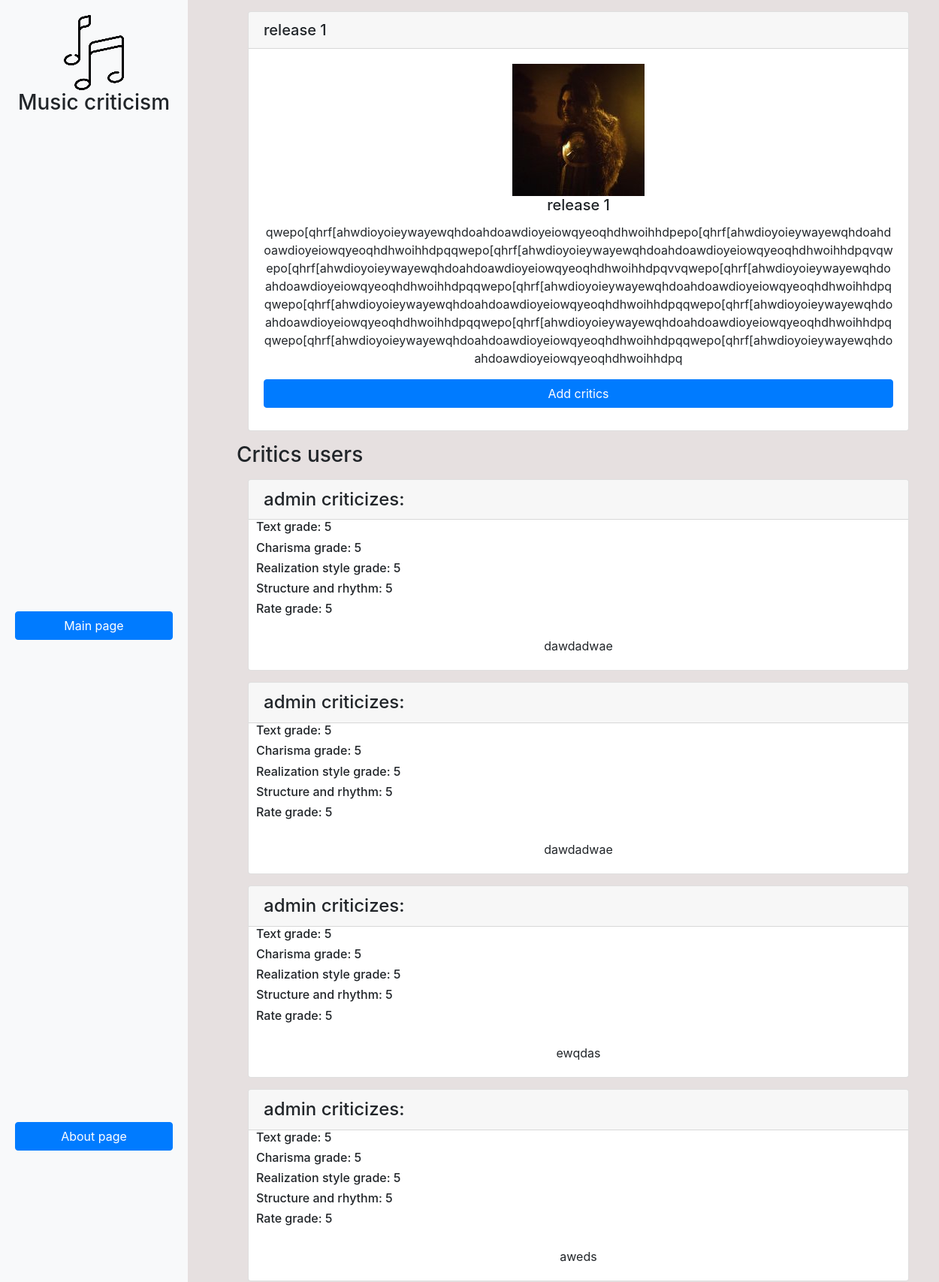
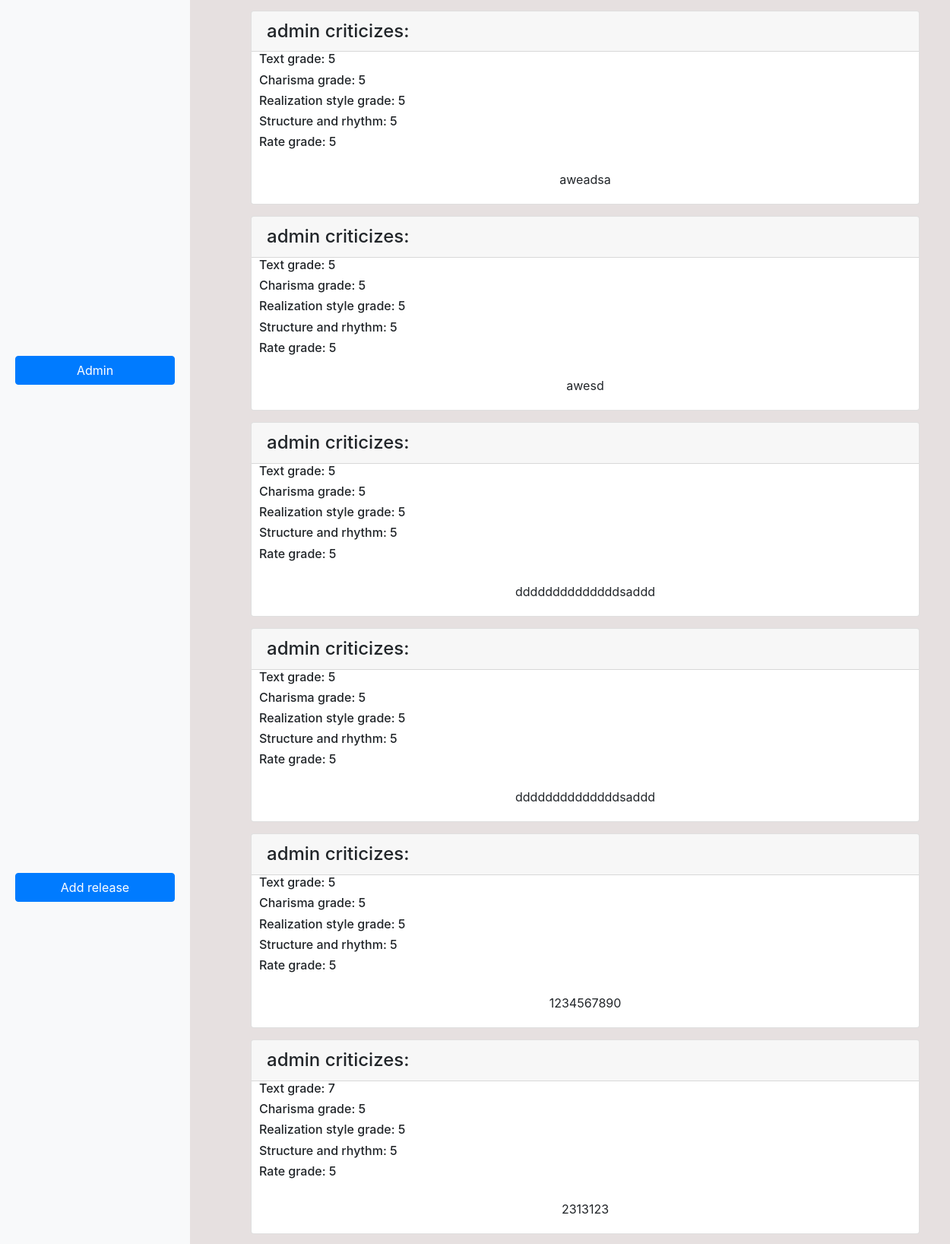
Page /release/1/ (upper part) on the committed database (2 pictures, top to bottom).
### mainapp/models.py (models this page shows, shortened)
class Release(models.Model):
    name = models.CharField(max_length=200)
    description = models.TextField()
    pub_date = models.DateTimeField("date published")
    image = models.ImageField(upload_to='images/', blank=True)
    category = models.ForeignKey(Category, on_delete=models.CASCADE, default=1)

class Comment(models.Model):
    release = models.ForeignKey(Release, on_delete=models.CASCADE, default=1)
    user = models.ForeignKey(User, on_delete=models.CASCADE, default=1)
    text = models.TextField()
    text_grade = models.PositiveSmallIntegerField(choices=one_to_ten_choices, default=5, blank=True)
    charisma_grade = models.PositiveSmallIntegerField(choices=one_to_ten_choices, default=5, blank=True)
    realizationstyle_grade = models.PositiveSmallIntegerField(choices=one_to_ten_choices, default=5, blank=True)
    structurerhythm = models.PositiveSmallIntegerField(choices=one_to_ten_choices, default=5, blank=True)
    rate_grade = models.PositiveSmallIntegerField(choices=one_to_ten_choices, default=5, blank=True)

### mainapp/views.py (the view)
# urls.py: path('release/<int:release_id>/', views.release_detail, name='release_detail'),
def release_detail(request, release_id):
    release = get_object_or_404(Release, pk=release_id)
    comments = Comment.objects.filter(release=release)
    return render(request, 'mainapp/release_detail.html', {'release': release, 'comments': comments})

### mainapp/templates/mainapp/release_detail.html
{% extends 'base.html' %}
{% block content %}
    <div class="container">
        <div class="row">
            <div class="col-md-12 mx-auto">
                <div class="card" style="width: 55rem;">
                    <h5 class="card-header">{{ release.name }}</h5>
                    <div class="card-body">
                        <img src="{{ release.image.url }}" alt="..">
                        <h5 class="card-title">{{ release.name }}</h5>
                        <p class="card-text">{{ release.description }}</p>
                        <a href="{% url 'add_comment' release.id %}" class="btn btn-primary">Add critics</a>
                    </div>
                </div>
                <h3>Critics users</h3>
                {% for comment in comments %}
                    <div class="card" style="width: 55rem;">
                        <h4 class="card-header">{{ comment.user }} criticizes:</h5>
                        <h6 class="card-text">Text grade: {{ comment.text_grade }}</h6>
                        <h6 class="card-text">Charisma grade: {{ comment.charisma_grade }}</h6>
                        <h6 class="card-text">Realization style grade: {{ comment.realizationstyle_grade }}</h6>
                        <h6 class="card-text">Structure and rhythm: {{ comment.structurerhythm }}</h6>
                        <h6 class="card-text">Rate grade: {{ comment.rate_grade }}</h6>
                        <div class="card-body">
                            <p class="card-text">{{ comment.text }}</p>
                        </div>
                    </div>
                {% endfor %}
            </div>
        </div>
    </div>
{% endblock %}

### mainapp/static/mainapp/style.css (style rules this page uses)
body { background-color: rgb(230, 224, 224); display: flex; min-height: 100vh; margin: 0; }
.card { margin: 15px; }
.card-body { text-align: center; }
.container { margin-left: 300px; }
.h6, h6 { font-size: 1rem; padding-inline-start: 10px; }
.btn { width: 100%; margin-bottom: 10px; }

### rows in the picture
Release: name "release 1", image (picture), description "qwepo[qhrf[ahwdioyoieywayewqhdoahdoawdioyeiowqyeoqhdhwoihhdpepo[qhrf[ahwdioyoieywayewqhdoahdoawdioyeiowqyeoqhdhwoihhdpqqwepo[qhrf[ahwdioyoieywayewqhdoahdoawdioyeiowqyeoqhdhwoihhdpqvqwepo[qhrf[ahwdioyoieywayewqhdoahdoawdioyeiowqyeoqhdhwoihhdpqvvqwepo[qhrf[ahwdioyoieywayewqhdoahdoawdioyeiowqyeoqhdhwoihhdpqqwepo[qhrf[ahwdioyoieywayewqhdoahdoawdioyeiowqyeoqhdhwoihhdpqqwepo[qhrf[ahwdioyoieywayewqhdoahdoawdioyeiowqyeoqhdhwoihhdpqqwepo[qhrf[ahwdioyoieywayewqhdoahdoawdioyeiowqyeoqhdhwoihhdpqqwepo[qhrf[ahwdioyoieywayewqhdoahdoawdioyeiowqyeoqhdhwoihhdpqqwepo[qhrf[ahwdioyoieywayewqhdoahdoawdioyeiowqyeoqhdhwoihhdpqqwepo[qhrf[ahwdioyoieywayewqhdoahdoawdioyeiowqyeoqhdhwoihhdpq"
Comment: user "admin", text_grade "5", charisma_grade "5", realizationstyle_grade "5", structurerhythm "5", rate_grade "5", text "dawdadwae"
Comment: user "admin", text_grade "5", charisma_grade "5", realizationstyle_grade "5", structurerhythm "5", rate_grade "5", text "dawdadwae"
Comment: user "admin", text_grade "5", charisma_grade "5", realizationstyle_grade "5", structurerhythm "5", rate_grade "5", text "ewqdas"
Comment: user "admin", text_grade "5", charisma_grade "5", realizationstyle_grade "5", structurerhythm "5", rate_grade "5", text "aweds"
Comment: user "admin", text_grade "5", charisma_grade "5", realizationstyle_grade "5", structurerhythm "5", rate_grade "5", text "aweadsa"
Comment: user "admin", text_grade "5", charisma_grade "5", realizationstyle_grade "5", structurerhythm "5", rate_grade "5", text "awesd"
Comment: user "admin", text_grade "5", charisma_grade "5", realizationstyle_grade "5", structurerhythm "5", rate_grade "5", text "ddddddddddddddsaddd"
Comment: user "admin", text_grade "5", charisma_grade "5", realizationstyle_grade "5", structurerhythm "5", rate_grade "5", text "ddddddddddddddsaddd"
Comment: user "admin", text_grade "5", charisma_grade "5", realizationstyle_grade "5", structurerhythm "5", rate_grade "5", text "1234567890"
Comment: user "admin", text_grade "7", charisma_grade "5", realizationstyle_grade "5", structurerhythm "5", rate_grade "5", text "2313123"
